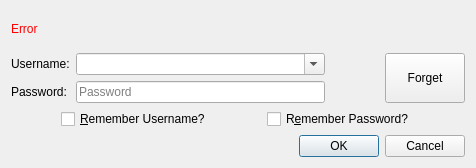
<?xml version="1.0" encoding="UTF-8"?>
<ui version="4.0">
 <class>LoginDialog</class>
 <widget class="QDialog" name="LoginDialog">
  <property name="geometry">
   <rect>
    <x>0</x>
    <y>0</y>
    <width>476</width>
    <height>168</height>
   </rect>
  </property>
  <property name="windowTitle">
   <string>Login</string>
  </property>
  <layout class="QVBoxLayout" name="verticalLayout">
   <item>
    <widget class="QLabel" name="loginErrorLabel">
     <property name="text">
      <string>&lt;span style=&quot; color:#ff0000;&quot;&gt;Error&lt;/span&gt;</string>
     </property>
     <property name="textInteractionFlags">
      <set>Qt::LinksAccessibleByMouse|Qt::TextSelectableByMouse</set>
     </property>
    </widget>
   </item>
   <item>
    <layout class="QGridLayout" name="gridLayout">
     <item row="0" column="4" rowspan="2">
      <widget class="QLabel" name="lblFace">
       <property name="minimumSize">
        <size>
         <width>48</width>
         <height>48</height>
        </size>
       </property>
       <property name="maximumSize">
        <size>
         <width>48</width>
         <height>48</height>
        </size>
       </property>
       <property name="sizeIncrement">
        <size>
         <width>1</width>
         <height>1</height>
        </size>
       </property>
       <property name="text">
        <string/>
       </property>
       <property name="pixmap">
        <pixmap resource="../multimc.qrc">:/icons/instances/steve</pixmap>
       </property>
       <property name="scaledContents">
        <bool>true</bool>
       </property>
      </widget>
     </item>
     <item row="0" column="1">
      <widget class="QComboBox" name="usernameTextBox">
       <property name="editable">
        <bool>true</bool>
       </property>
      </widget>
     </item>
     <item row="0" column="0">
      <widget class="QLabel" name="usernameLabel">
       <property name="text">
        <string>Username:</string>
       </property>
      </widget>
     </item>
     <item row="1" column="0">
      <widget class="QLabel" name="passwordLabel">
       <property name="text">
        <string>Password:</string>
       </property>
      </widget>
     </item>
     <item row="1" column="1">
      <widget class="QLineEdit" name="passwordTextBox">
       <property name="echoMode">
        <enum>QLineEdit::Password</enum>
       </property>
       <property name="placeholderText">
        <string>Password</string>
       </property>
      </widget>
     </item>
     <item row="0" column="5" rowspan="2">
      <widget class="QPushButton" name="forgetButton">
       <property name="sizePolicy">
        <sizepolicy hsizetype="Minimum" vsizetype="Minimum">
         <horstretch>0</horstretch>
         <verstretch>0</verstretch>
        </sizepolicy>
       </property>
       <property name="text">
        <string>Forget</string>
       </property>
      </widget>
     </item>
    </layout>
   </item>
   <item>
    <layout class="QHBoxLayout" name="checkboxLayout">
     <item>
      <widget class="QCheckBox" name="rememberUsernameCheckbox">
       <property name="sizePolicy">
        <sizepolicy hsizetype="Maximum" vsizetype="Fixed">
         <horstretch>1</horstretch>
         <verstretch>0</verstretch>
        </sizepolicy>
       </property>
       <property name="text">
        <string>&amp;Remember Username?</string>
       </property>
      </widget>
     </item>
     <item>
      <widget class="QCheckBox" name="rememberPasswordCheckbox">
       <property name="sizePolicy">
        <sizepolicy hsizetype="Maximum" vsizetype="Fixed">
         <horstretch>1</horstretch>
         <verstretch>0</verstretch>
        </sizepolicy>
       </property>
       <property name="text">
        <string>R&amp;emember Password?</string>
       </property>
      </widget>
     </item>
    </layout>
   </item>
   <item>
    <widget class="QDialogButtonBox" name="loginButtonBox">
     <property name="orientation">
      <enum>Qt::Horizontal</enum>
     </property>
     <property name="standardButtons">
      <set>QDialogButtonBox::Cancel|QDialogButtonBox::Ok</set>
     </property>
    </widget>
   </item>
  </layout>
 </widget>
 <resources>
  <include location="../multimc.qrc"/>
 </resources>
 <connections>
  <connection>
   <sender>loginButtonBox</sender>
   <signal>accepted()</signal>
   <receiver>LoginDialog</receiver>
   <slot>accept()</slot>
   <hints>
    <hint type="sourcelabel">
     <x>248</x>
     <y>254</y>
    </hint>
    <hint type="destinationlabel">
     <x>157</x>
     <y>274</y>
    </hint>
   </hints>
  </connection>
  <connection>
   <sender>loginButtonBox</sender>
   <signal>rejected()</signal>
   <receiver>LoginDialog</receiver>
   <slot>reject()</slot>
   <hints>
    <hint type="sourcelabel">
     <x>316</x>
     <y>260</y>
    </hint>
    <hint type="destinationlabel">
     <x>286</x>
     <y>274</y>
    </hint>
   </hints>
  </connection>
 </connections>
</ui>
